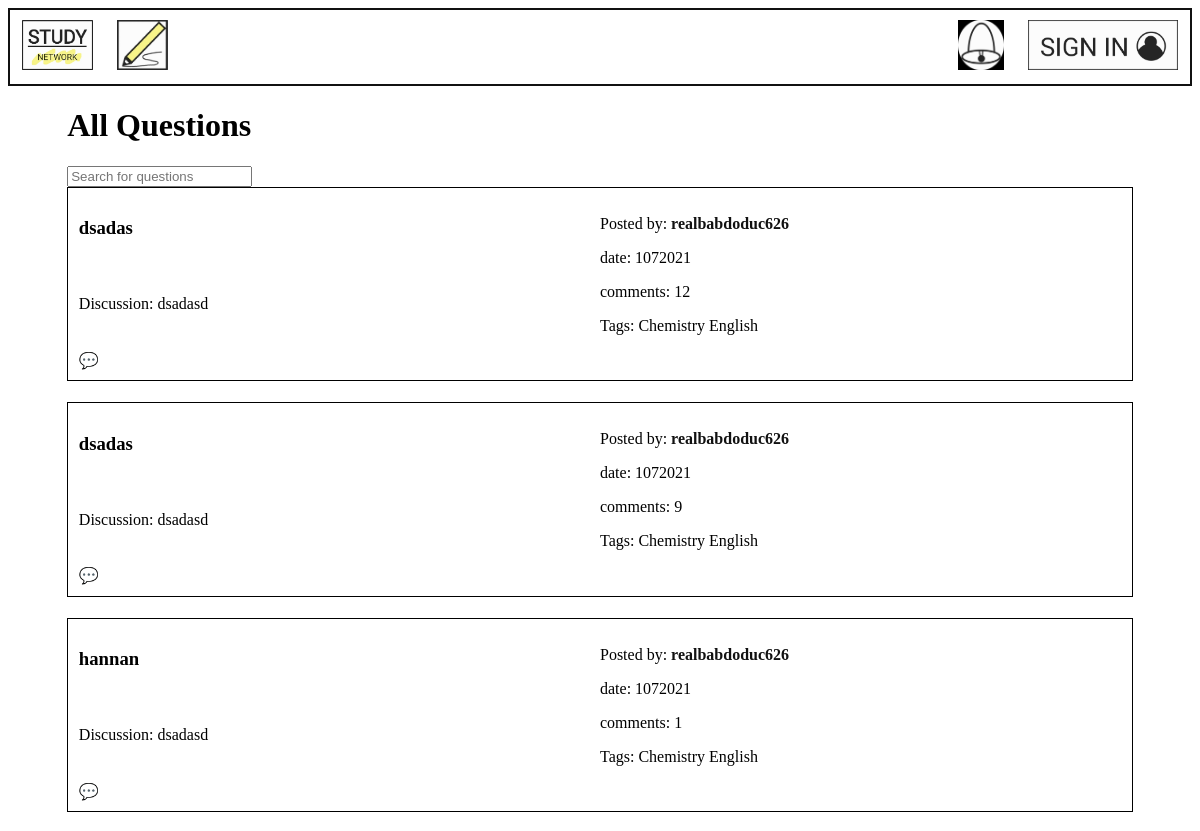
Before: / (upper part) with the older database file.
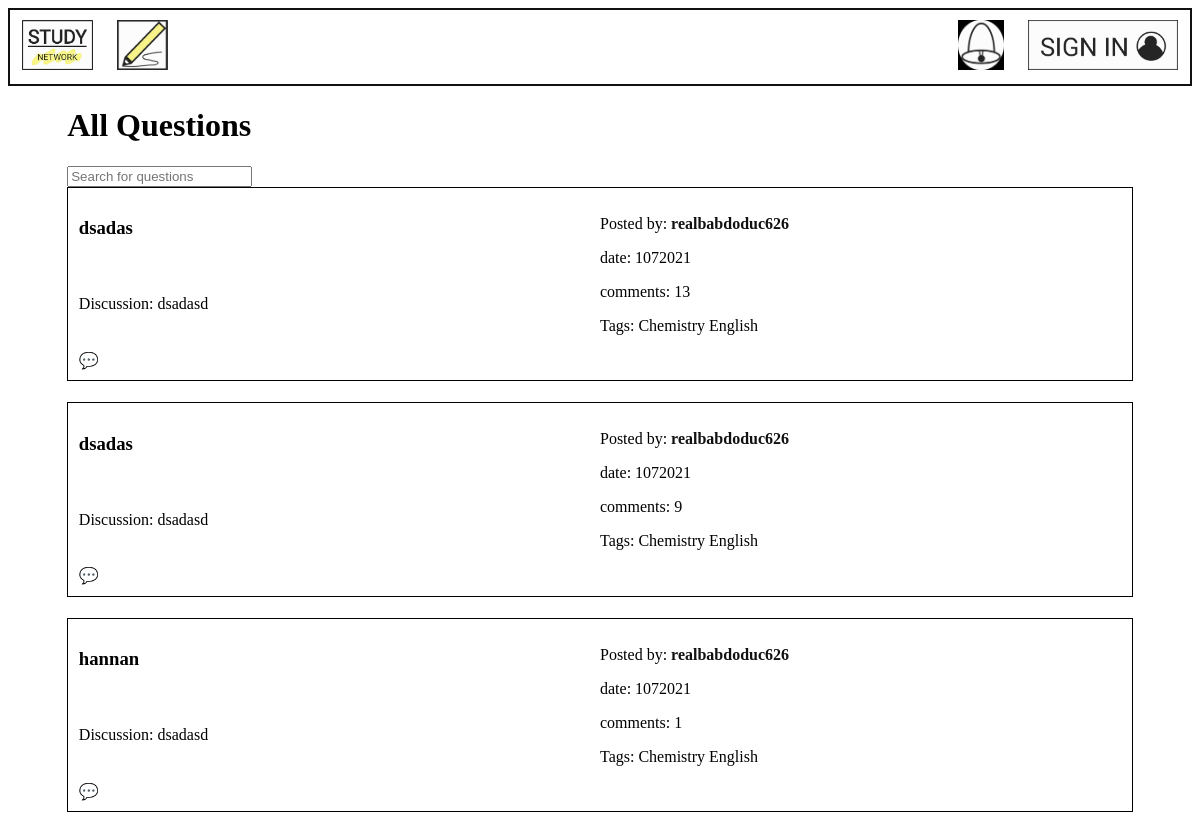
After: the same page with the newer database file.
### models.py (models this page shows)
class Post(db.Model):
    __tablename__ = 'Post'
    id = db.Column(db.Integer, primary_key=True)
    title = db.Column(db.Text)
    discussion = db.Column(db.Text)
    date = db.Column(db.Integer)
    comments = db.Column(db.Integer)
    user_id = db.Column(db.Integer, db.ForeignKey('User.id'))
    post_user = db.relationship('User', back_populates='user_post')
    replies_post = db.relationship('Reply', secondary=PostReply, back_populates='posts_reply')
    categories_post = db.relationship('Category', secondary=PostCategory, back_populates='posts_category')
    notifications_post = db.relationship('Notification', back_populates='posts_notification')
    posts = db.relationship('Comment', back_populates='user')

class User(db.Model):
    __tablename__ = 'User'
    id = db.Column(db.Integer, primary_key=True)
    username = db.Column(db.Text)
    email = db.Column(db.Text)
    password = db.Column(db.Text)
    user_post = db.relationship('Post', back_populates='post_user')
    notifications_user = db.relationship('Notification', back_populates='users_notification')
    users = db.relationship('Comment', back_populates='post')

class Category(db.Model):
    __tablename__ = 'Category'
    id = db.Column(db.Integer, primary_key=True)
    topic = db.Column(db.Text)
    posts_category = db.relationship('Post', secondary=PostCategory, back_populates='categories_post')

### main.py (the view)
@app.route('/', methods=['GET', 'POST'])
def home():
    post = models.Post.query.all()
    number_of_items = 0
    for p in post:
        number_of_items += 1
    return render_template('home.html', posts=post, title='home', n=int(number_of_items))

### main.py (called while the page is built)
@app.before_request
def before_request():
    g.logged_in_user = None
    if 'logged_in_user' in session:
        g.logged_in_user = session['logged_in_user']

### templates/home.html (shortened to what this page needs)
{% extends 'layout.html' %}
{% block content %}
<main>
<h1>All Questions</h1>
<input type="text" id="search" onkeyup="SearchFilter()"
placeholder="Search for questions">
<div id="questionList">
{% for post in posts %}
<div class="grid_container">
    <h3 class="title">{{ post.title }}</h3>
    <p class="discussion">Discussion: {{ post.discussion }}</p>
    <div class="other_information">
    <p>Posted by: <a class="name" id="name" href="/profile/{{post.post_user.id}}"><strong>{{ post.post_user.username }}</strong></a></p>
    <p>date: {{ post.date }}
    <p>comments: {{ post.comments }}</p>
    <p class="tags">Tags: {% for catego in post.categories_post %}
        {{catego.topic}}
        {% endfor %}
    </p>
    </div class="comment_button">
    {% if g.logged_in_user %}
        <a href="/comment/{{post.id}}">💬</a>
    {% else %}
        <a href="/user">💬</a>
    {% endif %}
</div>
</div>
{% endfor %}
</main>
{% endblock %}

### templates/layout.html (shortened to what this page needs)
<!DOCTYPE html>
<html>
    <head>
        <link rel="stylesheet" href="/static/css/style.css">
    </head>
    <body>
        {% include 'nav.html' %}
        {% block content %}{% endblock %}
    </body>
</html>

### templates/nav.html
<nav>
<ul>
    <li><a href="/"><img src="/static/logo/Study_network - Copy.jpg"></a></li>
    <li><a href="/post"><img src="/static/logo/KakaoTalk_20210729_123828148_01.jpg"></a></li>
    {% if g.logged_in_user %}
        <li style = "float:right"><a class="logged_in" href="/profile/{{g.logged_in_user}}"><img src="/static//logo/KakaoTalk_20210802_114208981.jpg"></a></li>
    {% else %}
        <li style = "float:right"></listyle><a class="logged_in" href="/user"><img src="/static/logo/KakaoTalk_20210802_113545184.jpg"></a></li>
    {% endif %}
    <li style = "float:right"><a href="/noti"><img src="/static/logo/KakaoTalk_20210729_123828148_02.jpg"></a></li>
</ul>
</nav>

### static/css/style.css (style rules this page uses)
a { text-decoration: none; color: #111; }
body main { display: block; max-width: 90%; margin-left: 5%; }
nav ul { list-style-type: none; margin: 0; padding: 0; overflow: hidden; background-color: white; border: 2px solid #111; }
nav li:not(.logged_in) { float: left; }
nav li a { display: block; color: black; text-align: center; padding: 10px 12px; text-decoration: none; }
nav li a img { width: 100%; height: 50px; }
.grid_container { display: grid; grid-template-columns: 50% 50%; border: 1px solid black; padding: 1%; margin-bottom: 2%; }
.title { grid-column: 1; grid-row: 1; }
.discussion { grid-row:2; grid-column: 1; }
.other_information { grid-column: 2; grid-row: 1/ span 2; }

Changed rows visible on the page:
changed Post (number 1 of 3 on the later page): comments "12" → "13"
